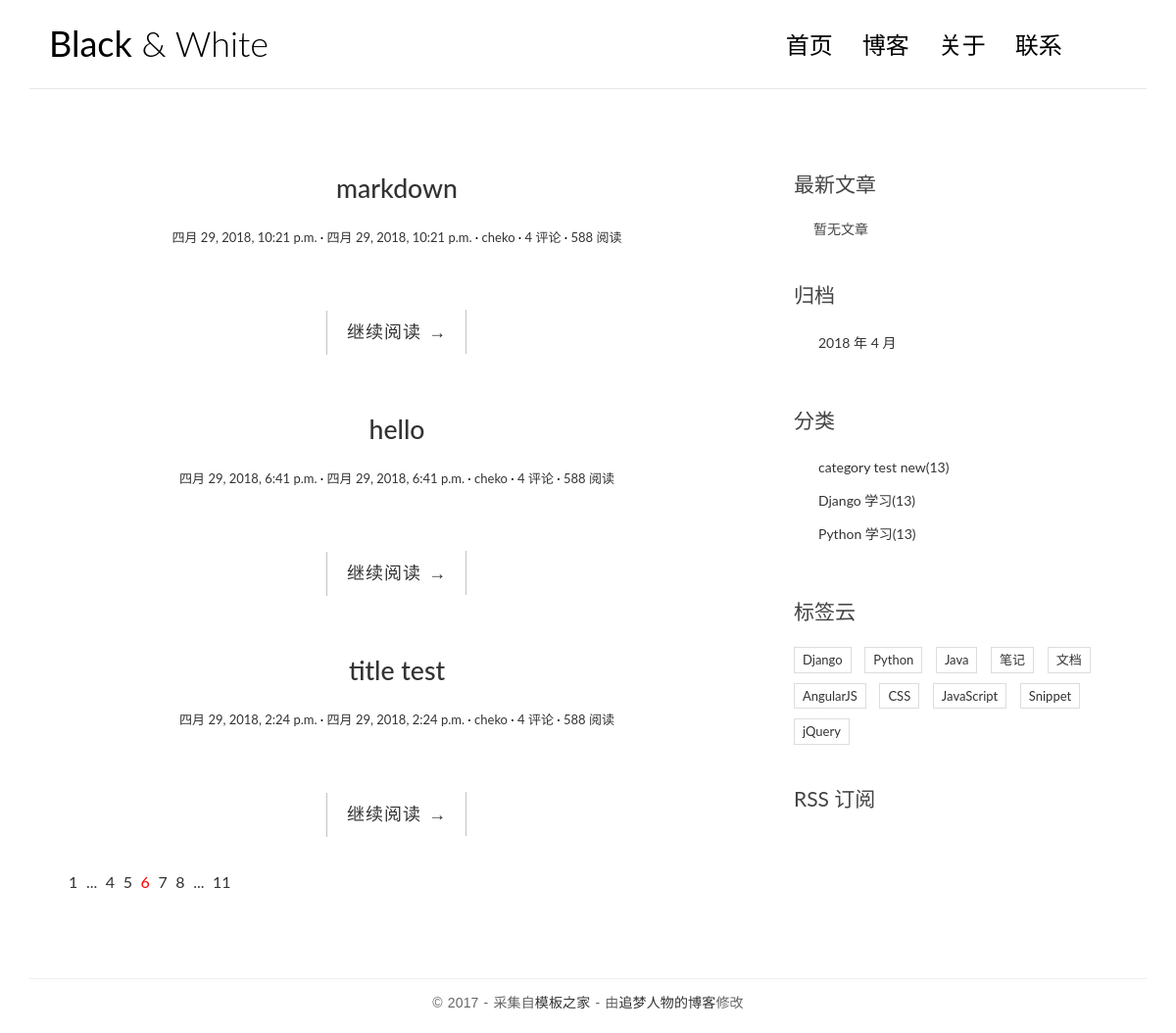
The page / on the database its author committed.
### blog/models.py (models this page shows, shortened)
class Post(models.Model):
    title = models.CharField(max_length=70)
    body = models.TextField()
    created_time = models.DateTimeField()
    modified_time = models.DateTimeField()
    excerpt = models.CharField(max_length=200, blank=True)
    category = models.ForeignKey(Category)
    tags = models.ManyToManyField(Tag, blank=True)
    author = models.ForeignKey(User)
    def get_absolute_url(self):
        return reverse('blog:detail', kwargs={'pk': self.pk})

class Category(models.Model):
    name = models.CharField(max_length=100)

### blog/views.py (the view)
# urls.py: url(r'^$', views.index, name='index'),
def index(request):
    post_list = Post.objects.all().order_by('-created_time')
    return render(request, 'blog/index.html', context={'post_list': post_list})

### blog/templatetags/blog_tags.py (called while the page is built)
@register.simple_tag
def get_recent_posts(num=5):
    return Post.objects.all().order_by('-created_time')[:num]

@register.simple_tag
def archives():
    return Post.objects.dates('created_time', 'month', order='DESC')

@register.simple_tag
def get_categories():
    return Category.objects.all()

### templates/blog/index.html (shortened to what this page needs)
{% extends 'base.html' %}
{% block main %}
    {% for post in post_list %}
        <article class="post post-1">
            <header class="entry-header">
                <h1 class="entry-title">
                    <a href="{{ post.get_absolute_url }}">{{ post.title }}</a>
                </h1>
                <div class="entry-meta">
                    <span class="post-category"><a href="#">{{ post.created_time }}</a></span>
                    <span class="post-date"><a href="#"><time class="entry-date"
                                                              datetime="{{ post.created_time }}">{{ post.created_time }}</time></a></span>
                    <span class="post-author"><a href="#">{{ post.author }}</a></span>
                    <span class="comments-link"><a href="#">4 评论</a></span>
                    <span class="views-count"><a href="#">588 阅读</a></span>
                </div>
            </header>
            <div class="entry-content clearfix">
                <div class="read-more cl-effect-14">
                    <a href="{{ post.get_absolute_url }}" class="more-link">继续阅读 <span class="meta-nav">→</span></a>
                </div>
            </div>
        </article>
    {% empty %}
        <div class="no-post">暂时还没有发布的文章！</div>
    {% endfor %}
    <div class="pagination">
        <ul>
            <li><a href="">1</a></li>
            <li><a href="">...</a></li>
            <li><a href="">4</a></li>
            <li><a href="">5</a></li>
            <li class="current"><a href="">6</a></li>
            <li><a href="">7</a></li>
            <li><a href="">8</a></li>
            <li><a href="">...</a></li>
            <li><a href="">11</a></li>
        </ul>
    </div>
{% endblock %}

### templates/base.html (shortened to what this page needs)
{% load staticfiles %}
{% load blog_tags %}
<!DOCTYPE html>
<html>
<head>
    <link rel="stylesheet" href="{% static 'blog/css/bootstrap.min.css' %}">
    <link rel="stylesheet" href="http://code.ionicframework.com/ionicons/2.0.1/css/ionicons.min.css">
    <link rel="stylesheet" href="{% static 'blog/css/pace.css' %}">
    <link rel="stylesheet" href="{% static 'blog/css/custom.css' %}">
    <link rel="stylesheet" href="{% static 'blog/css/highlights/github.css' %}">
</head>
<body>
<div class="container">
    <header id="site-header">
        <div class="row">
            <div class="col-md-4 col-sm-5 col-xs-8">
                <div class="logo">
                    <h1><a href="index.html"><b>Black</b> &amp; White</a></h1>
                </div>
            </div>
            <div class="col-md-8 col-sm-7 col-xs-4">
                <nav class="main-nav" role="navigation">
                    <div class="collapse navbar-collapse" id="bs-example-navbar-collapse-1">
                        <ul class="nav navbar-nav navbar-right">
                            <li class="cl-effect-11"><a href="index.html" data-hover="首页">首页</a></li>
                            <li class="cl-effect-11"><a href="full-width.html" data-hover="博客">博客</a></li>
                            <li class="cl-effect-11"><a href="about.html" data-hover="关于">关于</a></li>
                            <li class="cl-effect-11"><a href="contact.html" data-hover="联系">联系</a></li>
                        </ul>
                    </div>
                </nav>
            </div>
        </div>
    </header>
</div>
<div class="content-body">
    <div class="container">
        <div class="row">
            <main class="col-md-8">
                {% block main %}
                {% endblock main %}
            </main>
            <aside class="col-md-4">
                <div class="widget widget-recent-posts">
                    <h3 class="widget-title">最新文章</h3>
                    {% get_recent_posts as recent_post_list %}
                    <ul>
                        {% for post in rencent_post_list %}
                        <li>
                            <a href="{{ post.get_absolute_url }}">{{ post.title }}</a>
                        </li>
                        {% empty %}
                        暂无文章
                        {% endfor %}
                    </ul>
                </div>
                <div class="widget widget-archives">
                    <h3 class="widget-title">归档</h3>
                    {% archives as date_list %}
                    <ul>
                        {% for date in date_list %}
                        <li>
                            <a href="{% url 'blog:archives' date.year date.month %}">{{ date.year }} 年 {{ date.month }} 月</a>
                        </li>
                        {% empty %}
                        暂无归档
                        {% endfor %}
                    </ul>
                </div>
                <div class="widget widget-category">
                    <h3 class="widget-title">分类</h3>
                    {% get_categories as category_list %}
                    <ul>
                        {% for category in category_list %}
                        <li>
                            <a href="{% url 'blog:category' category.pk %}">{{ category.name }}<span class="post-count">(13)</span></a>
                        </li>
                       {% empty %}
                       暂无分类
                       {% endfor %}
                    </ul>
                </div>
                <div class="widget widget-tag-cloud">
                    <h3 class="widget-title">标签云</h3>
                    <ul>
                        <li>
                            <a href="#">Django</a>
                        </li>
                        <li>
                            <a href="#">Python</a>
                        </li>
                        <li>
                            <a href="#">Java</a>
                        </li>
                        <li>
                            <a href="#">笔记</a>
                        </li>
                        <li>
                            <a href="#">文档</a>
                        </li>
                        <li>
                            <a href="#">AngularJS</a>
                        </li>
                        <li>
                            <a href="#">CSS</a>
                        </li>
                        <li>
                            <a href="#">JavaScript</a>
                        </li>
                        <li>
                            <a href="#">Snippet</a>
                        </li>
                        <li>
                            <a href="#">jQuery</a>
                        </li>
                    </ul>
                </div>
                <div class="rss">
                    <a href=""> RSS 订阅</a>
                </div>
            </aside>
        </div>
    </div>
</div>
<footer id="site-footer">
    <div class="container">
        <div class="row">
            <div class="col-md-12">
                <p class="copyright">&copy 2017 - 采集自<a href="http://www.cssmoban.com/"
                                                        target="_blank" title="模板之家">模板之家</a>
                    - 由<a href="http://zmrenwu.com/" title="网页模板" target="_blank">追梦人物的博客</a>修改
                </p>
            </div>
        </div>
    </div>
</footer>
</body>
</html>

### blog/static/blog/css/custom.css (style rules this page uses)
* { outline: none; }
h1, h2, h3, h4, h5, h6 { margin-top: 0; }
b { font-weight: 400; }
a { color: #333; }
body { color: #444; font-family: 'Lato', sans-serif; }
p { font-family: 'Ubuntu', sans-serif; font-weight: 400; word-spacing: 1px; letter-spacing: 0.01em; }
#site-header { background-color: #FFF; padding: 25px 20px; margin-bottom: 40px; border-bottom: 1px solid #e7e7e7; }
.logo h1 a { color: #000; }
.logo h1 { margin: 0; font-family: 'Lato', sans-serif; font-weight: 300; }
.main-nav { margin-top: 11px; max-width: 95%; }
.main-nav a { color: #000000 !important; padding: 0 0 5px 0 !important; margin-right: 30px; font-family: 'Lato', sans-serif; font-weight: 300; font-size: 24px; }
.cl-effect-11 a { padding: 10px 0; color: #0972b4; text-shadow: none; }
.cl-effect-11 a::before { position: absolute; top: 0; left: 0; overflow: hidden; padding: 0 0 5px 0 !important; max-width: 0; border-bottom: 1px solid #000; color: #000; content: attr(data-hover); white-space: nowrap; -webkit-transition: max-width 0.5s; -moz-transition: max-width 0.5s; transition: max-width 0.5s; }
.content-body { padding-bottom: 4em; }
.post { background: #fff; padding: 30px 30px 0; }
.entry-title { text-align: center; font-size: 1.9em; margin-bottom: 20px; line-height: 1.6; padding: 10px 20px 0; }
.entry-meta { text-align: center; color: #DDDDDD; font-size: 13px; margin-bottom: 30px; }
.entry-content { font-size: 18px; line-height: 1.9; font-weight: 300; color: #000; }
.post-category::after, .post-date::after, .post-author::after, .comments-link::after { content: ' ·'; color: #000; }
.read-more { font-family: 'Ubuntu', sans-serif; font-weight: 400; word-spacing: 1px; letter-spacing: 0.01em; text-align: center; margin-top: 20px; }
.cl-effect-14 a { padding: 0 20px; height: 45px; line-height: 45px; position: relative; display: inline-block; margin: 15px 25px; letter-spacing: 1px; font-weight: 400; text-shadow: 0 0 1px rgba(255, 255, 255, 0.3); }
.cl-effect-14 a::before, .cl-effect-14 a::after { position: absolute; width: 45px; height: 1px; background: #C3C3C3; content: ''; -webkit-transition: all 0.3s; -moz-transition: all 0.3s; transition: all 0.3s; pointer-events: none; }
.cl-effect-14 a::before { top: 0; left: 0; -webkit-transform: rotate(90deg); -moz-transform: rotate(90deg); transform: rotate(90deg); -webkit-transform-origin: 0 0; -moz-transform-origin: 0 0; transform-origin: 0 0; }
.cl-effect-14 a::after { right: 0; bottom: 0; -webkit-transform: rotate(90deg); -moz-transform: rotate(90deg); transform: rotate(90deg); -webkit-transform-origin: 100% 0; -moz-transform-origin: 100% 0; transform-origin: 100% 0; }
.widget { background: #fff; padding: 30px 0 0; }
.widget-title { font-size: 1.5em; margin-bottom: 20px; line-height: 1.6; padding: 10px 0 0; font-weight: 400; }
.widget-recent-posts ul { padding: 0; margin: 0; padding-left: 20px; }
.widget-archives ul { padding: 0; margin: 0; padding-left: 25px; }
.widget-archives ul li { list-style-type: none; position: relative; line-height: 170%; margin-bottom: 10px; }
.widget-archives ul li::before { content: '\f3f3'; font-family: "Ionicons"; position: absolute; left: -25px; top: 1px; font-size: 16px; color: #000; }
.widget-category ul { padding: 0; margin: 0; padding-left: 25px; }
.widget-category ul li { list-style-type: none; position: relative; line-height: 170%; margin-bottom: 10px; }
.widget-category ul li::before { content: '\f3fe'; font-family: "Ionicons"; position: absolute; left: -25px; top: 1px; font-size: 18px; color: #000; }
.widget-tag-cloud ul { padding: 0; margin: 0; margin-right: -10px; }
.widget-tag-cloud ul li { list-style-type: none; font-size: 13px; display: inline-block; margin-right: 10px; margin-bottom: 10px; padding: 3px 8px; border: 1px solid #ddd; }
.rss { font-size: 21px; margin-top: 30px; }
.rss a { color: #444; }
#site-footer { padding-top: 10px; padding: 0 0 1.5em 0; }
.copyright { text-align: center; padding-top: 1em; margin: 0; border-top: 1px solid #eee; color: #666; }
.pagination ul { list-style: none; }
.pagination ul li { display: inline-block; font-size: 16px; margin-right: 5px; }
.current a { color: red; }

### rows shown on the page
Post: title "markdown", created_time "四月 29, 2018, 10:21 p.m.", author "cheko"
Post: title "hello", created_time "四月 29, 2018, 6:41 p.m.", author "cheko"
Post: title "title test", created_time "四月 29, 2018, 2:24 p.m.", author "cheko"
Category: name "category test new"
Category: name "Django 学习"
Category: name "Python 学习"

### other values the page prints
{{ date.year }} "2018"
{{ date.month }} "4"
